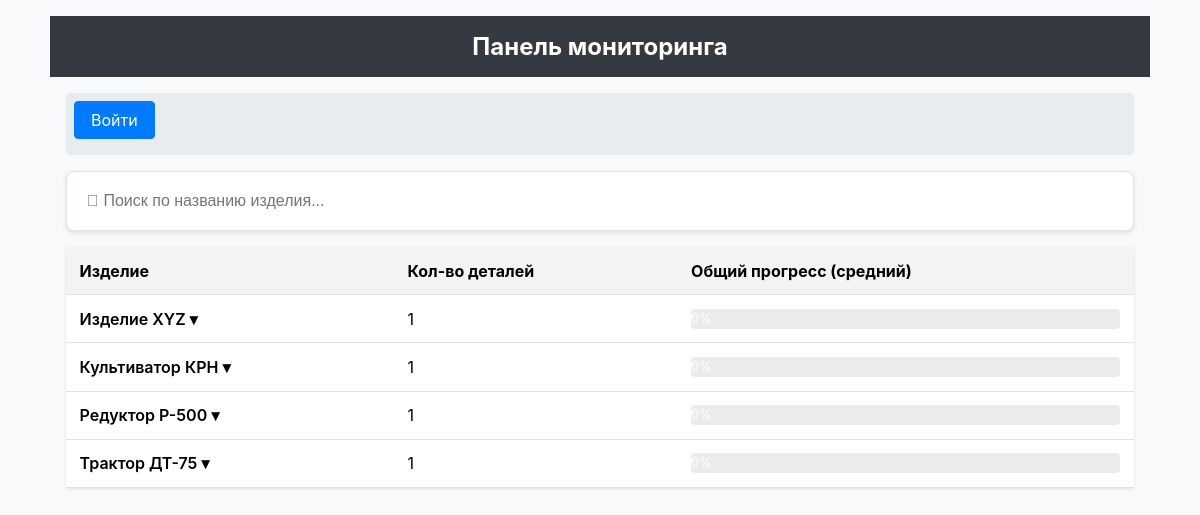
The page / on the database its author committed.
### app/models/models.py (models this page shows)
class Part(db.Model):
    __tablename__ = 'Parts'
    part_id = db.Column(db.String, primary_key=True)
    product_designation = db.Column(db.String, nullable=False)
    date_added = db.Column(db.DateTime, default=datetime.utcnow)
    current_status = db.Column(db.String, default='На складе')
    last_update = db.Column(db.DateTime, default=datetime.utcnow, onupdate=datetime.utcnow)
    route_template_id = db.Column(db.Integer, db.ForeignKey('RouteTemplates.id'), nullable=True)
    route_template = db.relationship('RouteTemplate')
    history = db.relationship('StatusHistory', backref='part', lazy=True, cascade="all, delete-orphan")
    audit_logs = db.relationship('AuditLog', backref='part', lazy=True, cascade="all, delete-orphan")

### app/main/routes.py (the view)
@main.route('/')
def dashboard():
    stages_in_route_subquery = db.session.query(
        RouteTemplate.id.label('template_id'),
        func.count(RouteStage.id).label('total_stages_in_route')
    ).join(RouteStage).group_by(RouteTemplate.id).subquery()
    total_possible_query = db.session.query(
        Part.product_designation,
        func.sum(stages_in_route_subquery.c.total_stages_in_route).label('total_possible_stages')
    ).join(stages_in_route_subquery, Part.route_template_id == stages_in_route_subquery.c.template_id)\
     .group_by(Part.product_designation).subquery()
    completed_query = db.session.query(
        Part.product_designation,
        func.count(distinct(Part.part_id)).label('total_parts'),
        func.count(StatusHistory.id).label('total_completed_stages')
    ).outerjoin(StatusHistory, Part.part_id == StatusHistory.part_id)\
     .group_by(Part.product_designation).subquery()
    products_query = db.session.query(
        completed_query,
        func.coalesce(total_possible_query.c.total_possible_stages, 0).label('total_possible_stages')
    ).outerjoin(total_possible_query, completed_query.c.product_designation == total_possible_query.c.product_designation)
    products = products_query.all()
    return render_template('dashboard.html', products=products)

### app/utils.py (called while the page is built)
def to_safe_key(text):
    text = text.lower()
    translit = {
        'а':'a','б':'b','в':'v','г':'g','д':'d','е':'e','ё':'yo','ж':'zh',
        'з':'z','и':'i','й':'y','к':'k','л':'l','м':'m','н':'n','о':'o',
        'п':'p','р':'r','с':'s','т':'t','у':'u','ф':'f','х':'h','ц':'c',
        'ч':'ch','ш':'sh','щ':'sch','ъ':'','ы':'y','ь':'','э':'e','ю':'yu','я':'ya'
    }
    for char, repl in translit.items():
        text = text.replace(char, repl)
    return re.sub(r'[^a-z0-9]+', '_', text).strip('_')

### app/templates/dashboard.html (shortened to what this page needs)
{% extends "base.html" %}
{% block content %}
<div class="header">
    <h1>Панель мониторинга</h1>
</div>
<div class="container">
    <div class="user-bar">
        {% if current_user.is_authenticated %}
            <span class="user-greeting">
                Вы вошли как: <strong>{{ current_user.username }}</strong> ({{ current_user.role }})
            </span>
            <div>
                {% if current_user.is_admin() or current_user.can_view_audit_log or current_user.can_add_parts or current_user.can_manage_stages or current_user.can_manage_routes %}
                    <a href="{{ url_for('admin.admin_page') }}" class='button'>⚙ Админ</a>
                {% endif %}
                <a href="{{ url_for('admin.logout') }}" class='button'>Выйти</a>
            </div>
        {% else %}
            <a href="{{ url_for('admin.login') }}" class='button'>Войти</a>
        {% endif %}
    </div>
    <div class="card" style="margin-bottom: 1rem; padding: 0.5rem;">
        <input type="text" id="searchInput" placeholder=" Поиск по названию изделия..." style="width: 100%; margin: 0; padding: 0.75rem; font-size: 1rem; border: none;">
    </div>
    <table id="main-dashboard-table">
        <thead>
            <tr>
                <th>Изделие</th>
                <th>Кол-во деталей</th>
                <th>Общий прогресс (средний)</th>
            </tr>
        </thead>
        <tbody>
        {% for product in products %}
            <tr class="product-row" data-product-designation="{{ product.product_designation }}" data-safe-key="{{ to_safe_key(product.product_designation) }}">
                <td class="product-toggle">{{ product.product_designation }} ▾</td>
                <td>{{ product.total_parts }}</td>
                <td>
                    {% set avg_progress = (product.total_completed_stages / product.total_possible_stages) * 100 if product.total_possible_stages > 0 else 0 %}
                    <div class="progress">
                        <div class="progress-bar" style="width: {{ avg_progress }}%">{{ avg_progress|int }}%</div>
                    </div>
                </td>
            </tr>
        {% else %}
            <tr>
                <td colspan="3" style="text-align: center;">Данные отсутствуют. Добавьте детали через админ-панель.</td>
            </tr>
        {% endfor %}
        </tbody>
    </table>
</div>
{% endblock %}

### app/static/styles.css (style rules this page uses)
body { font-family: -apple-system, BlinkMacSystemFont, "Segoe UI", Roboto, "Helvetica Neue", Arial, sans-serif; margin: 0; background-color: #f8f9fa; }
.container { padding: 1rem; max-width: 1100px; margin: auto; }
.header { background-color: #343a40; color: white; padding: 1rem; text-align: center; }
.header h1 { margin: 0; font-size: 1.5rem; }
table { width: 100%; border-collapse: collapse; background: white; margin-top: 1rem; box-shadow: 0 1px 3px rgba(0,0,0,0.1); }
th, td { padding: .85rem; text-align: left; border-bottom: 1px solid #dee2e6; vertical-align: middle; }
th { background-color: #f1f3f5; }
a { color: #007bff; text-decoration: none; }
.button { display: inline-block; font-weight: 400; color: #fff; text-align: center; vertical-align: middle; cursor: pointer; background-color: #007bff; border: 1px solid #007bff; padding: 0.5rem 1rem; font-size: 1rem; border-radius: 0.25rem; transition: all 0.15s ease-in-out; margin: 0 0.5rem 0.5rem 0; }
.card { background: white; padding: 1.5rem; border-radius: 8px; margin-bottom: 1.5rem; box-shadow: 0 2px 4px rgba(0,0,0,0.1); border: 1px solid #dee2e6; }
input[type="text"], input[type="password"], input[type="file"], select { width: 100%; padding: .5rem; margin-top: .5rem; margin-bottom: 1rem; border: 1px solid #ccc; border-radius: 4px; box-sizing: border-box; }
.product-row { cursor: pointer; }
.product-toggle { font-weight: 600; }
.progress { height: 20px; background-color: #e9ecef; border-radius: 4px; overflow: hidden; }
.progress-bar { height: 100%; background-color: #28a745; color: white; text-align: center; line-height: 20px; font-size: .8em; transition: width 0.6s ease; }
.user-bar { display: flex; justify-content: space-between; align-items: center; padding: 0.5rem; background-color: #e9ecef; border-radius: 0.25rem; margin-bottom: 1rem; }

### rows shown on the page
Part: product_designation "Изделие XYZ", total_parts "1", avg_progress "0"
Part: product_designation "Культиватор КРН", total_parts "1", avg_progress "0"
Part: product_designation "Редуктор Р-500", total_parts "1", avg_progress "0"
Part: product_designation "Трактор ДТ-75", total_parts "1", avg_progress "0"
